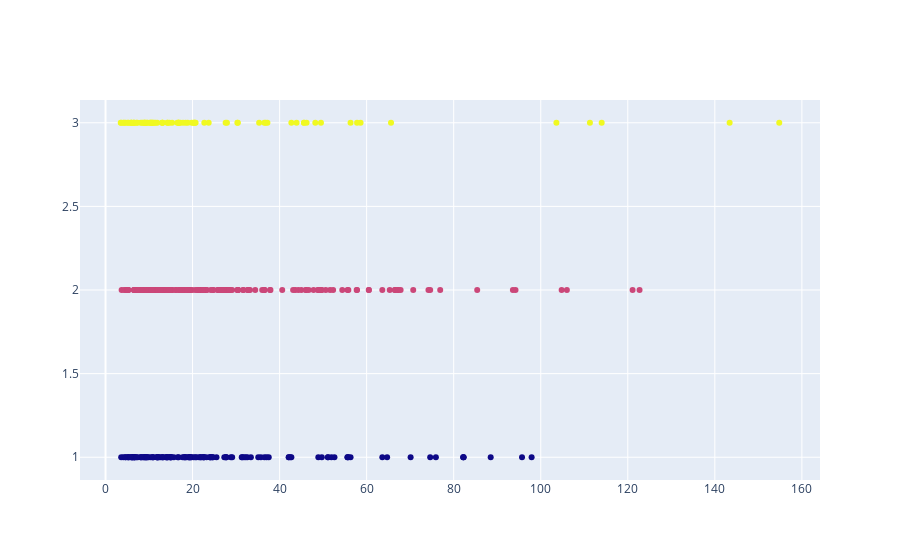

Notebook source saved alongside this figure:
### Code cell
# T_Exophytic(외성장비율 ≥50 ; <50 ; e내장성ndophytic_)에 따른 Raiv

fig = go.Figure()
fig.add_trace(go.Scatter(x=merged_result['RAIV'], y=merged_result['T_Exophytic'], mode='markers', name='T_Exophytic', marker=dict(color=merged_result['T_Exophytic'])))
fig.show()

### Figure 1 — Plotly figure (JSON) as saved in the notebook; plotly's stock layout.template omitted (floating-point values rounded to 4 significant figures; data arrays with more than 128 entries replaced by an {"elided": "..."} marker saying what was removed)
{"data": [{"marker": {"color": {"elided": "389 int values"}}, "mode": "markers", "name": "T_Exophytic", "type": "scatter", "x": {"elided": "389 float values"}, "y": {"elided": "389 int values"}}], "layout": {}}
